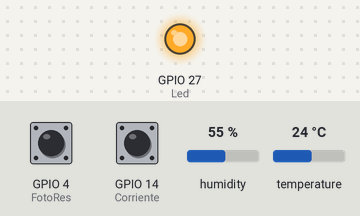
This sketch was run on a simulated ESP32. On the bench: output pins drawn as LEDs (lit = HIGH). Inputs (shaded band) come from the test bench; at power-on: GPIO 4 (FotoRes) HIGH, GPIO 14 (Corriente) HIGH, humidity 55 %, temperature 24 °C. WiFi joins after 1.5 s; servers stay silent unless stated; what the sketch prints to the serial monitor is not drawn.

Above: at 1.85 s.
At 22.94 s:
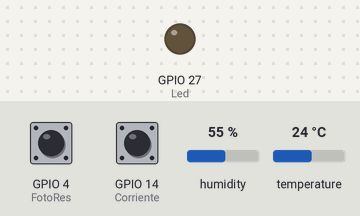
Timing chart, 0 to 27.8 s (numbered marks = the images above):
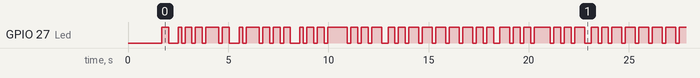

The sketch:

Final-Final.ino
```cpp
//Librerias
#include <DHT.h>
#include <FirebaseESP32.h>
#include <WiFi.h>
#include <HTTPClient.h>
#include <Adafruit_NeoPixel.h>

//Sensor de infrarrojo
#define InfraSensor 18

//Foto resistencia
#define FotoRes 4

//Sensor de temperatura
#define DhtType DHT11
#define DhtPin 15
DHT dht (DhtPin, DhtType);

//Detector de corriente
#define Corriente 14

//Iman puerta
#define Iman 5

//LED PROCESO
#define Led 27

//Luces Led
#define BLEDs 13
#define NumPixeles 75
Adafruit_NeoPixel pixeles(NumPixeles, BLEDs, NEO_GRB + NEO_KHZ800);

//Firebase
#define FIREBASE_HOST "https://aslogicmonitor-default-rtdb.firebaseio.com/"
#define FIREBASE_AUTH "bl7QoK78VkYJw8KB5b01pbkJtKuPoOH6bwJAidow"

//Variables
float Temp, Hume;
uint32_t TiempoAux = 0, TiempoLuz = 0, TiempoEnergia = 0, TiempoLed = 0, retardo = 2000;
bool BanderaEnergia = true, BanderaRack = true;
//WiFi
const char* ssid = "Redmi8";
const char* pass = "Eder123#";
FirebaseData firebaseData;
String site = "/ASLOGIC/Site1/Rack2/", NumeroRack = "2", NumeroSite = "1";
//Notificacion

HTTPClient http;

void setup() {
  // put your setup code here, to run once:
  Serial.begin(115200);
  pinMode(InfraSensor, INPUT);
  pinMode(FotoRes, INPUT);
  pinMode(Corriente, INPUT);
  pinMode(Iman, INPUT_PULLUP);
  pinMode(Led, OUTPUT);
  dht.begin();
  WiFi.begin(ssid, pass);
  Serial.print("Se está conectado a la red WiFi denominada: ");
  Serial.print(ssid);
  Serial.println();
  while (WiFi.status() != WL_CONNECTED)
  {
    delay(500);
    Serial.print(".");
  }
  Serial.println("WiFi connected");
  Serial.print("IP address:");
  Serial.println(WiFi.localIP());
  Firebase.begin(FIREBASE_HOST, FIREBASE_AUTH);
  Firebase.reconnectWiFi(true);
  Serial.println("Conectado");
}

void loop()
{
  // put your main code here, to run repeatedly:
  digitalWrite (Led, HIGH);
  if (millis() - TiempoLed >= 500)
  {
    TiempoLed = millis();
    digitalWrite (Led, LOW);
  }
  if (digitalRead(Corriente) == LOW)
  {
    if (millis() - TiempoEnergia >= retardo)
    {
      TiempoEnergia = millis();
      Firebase.setString(firebaseData, site + "Energia", "false");
      if(BanderaEnergia){
        Notificacion("No hay energia");
        BanderaEnergia = false;
      }
    }
  }
  else
  {
    if(!BanderaEnergia){
      Notificacion("Regreso la energia");
      BanderaEnergia = true;
    }
    if (millis() - TiempoEnergia >= retardo)
    {
      TiempoEnergia = millis();
      Firebase.setString(firebaseData, site + "Energia", "true");
    }
  }
  if (millis() - TiempoAux >= 5000)
  {
    TiempoAux = millis();
    RegistrarTH();
    Firebase.setFloat(firebaseData, site + "Temperatura", Temp);
    Firebase.setFloat(firebaseData, site + "Humedad", Hume);
    if(Temp >= 26){
       Notificacion("La temperatura ha sobrepasado el rango de seguridad " + (String)Temp + "°C");
    }
  }

  if (digitalRead(FotoRes) == LOW)
  {
    if (millis() - TiempoLuz >= retardo)
    {
      TiempoLuz = millis();
      Firebase.setString(firebaseData, site + "Luz", "true");
    }
    ControlLuces();
  }
  else
  {
    if (millis() - TiempoLuz >= retardo)
    {
      TiempoLuz = millis();
      Firebase.setString(firebaseData, site + "Luz", "false");
    }
    LucesLed(0, 0, 0, true);
  }

}

void RegistrarTH() {
  Temp = dht.readTemperature();
  Hume = dht.readHumidity();
  if (isnan(Temp) || isnan(Hume)) {
    RegistrarTH();
  }
}

void ControlLuces() {
  if (digitalRead(Iman) == HIGH) {
    Firebase.setString(firebaseData, site + "Puertas", "true");
    if(BanderaRack){
      Notificacion("La puerta fue abierta");
      BanderaRack = false;
    }
    LucesLed(0, 255, 0, true);
  } else {
    if(!BanderaRack){
      Notificacion("Se cerro la puerta");
      BanderaRack = true;
    }
    Firebase.setString(firebaseData, site + "Puertas", "false");
    if (digitalRead(InfraSensor) == LOW) {
      LucesLed(255, 0, 0, true);
    } else {
      LucesLed(0, 0, 255, false);
    }

  }
}
void Notificacion(String Mensaje){
  http.begin("https://fcm.googleapis.com/fcm/send");
      String data = "{";
      data = data + "\"to\":\"/topics/ASLOGIC\",";
      data = data + "\"notification\": {";
      data = data + "\"body\": \"SITE " + NumeroSite + ": " + Mensaje + " en el rack " + NumeroRack + "\",";
      data = data + "\"title\":\"ASLOGIC\"";
      data = data + "} }";
      http.addHeader("Authorization", "key=AAAAKn2RV54:APA91bEHRxts4k3zDkL4bZ51LcQhk2uIK-7GxdjsABOop_R-RSMBVhAsQbqrv1fGAYkdI36O6_z1Ie64V-M89lXpUAn3KVrmHBwHv2Yst4_5SHebxdbXLeKL_twgIOE8Fnzau85dueFT");
      http.addHeader("Content-Type", "application/json");
      http.addHeader("Content-Length", (String)data.length());
      int httpResponseCode = http.POST(data);
}
void LucesLed(int R, int G, int B, bool Sentido) {
  if (Sentido) {
    for (int i = 0; i < NumPixeles; i++) {
      pixeles.setPixelColor(i, pixeles.Color(R, G, B));
      pixeles.show();
    }
  } else {
    for (int i = NumPixeles; i >= 0; i--) {
      pixeles.setPixelColor(i, pixeles.Color(R, G, B));
      pixeles.show();
    }
  }
}
```

Measured:
- by itself, GPIO 27 (Led): moves between LOW and HIGH, repeating every 20.3 s
- by itself, everything shown: repeats every 20.3 s, in 64 steps
